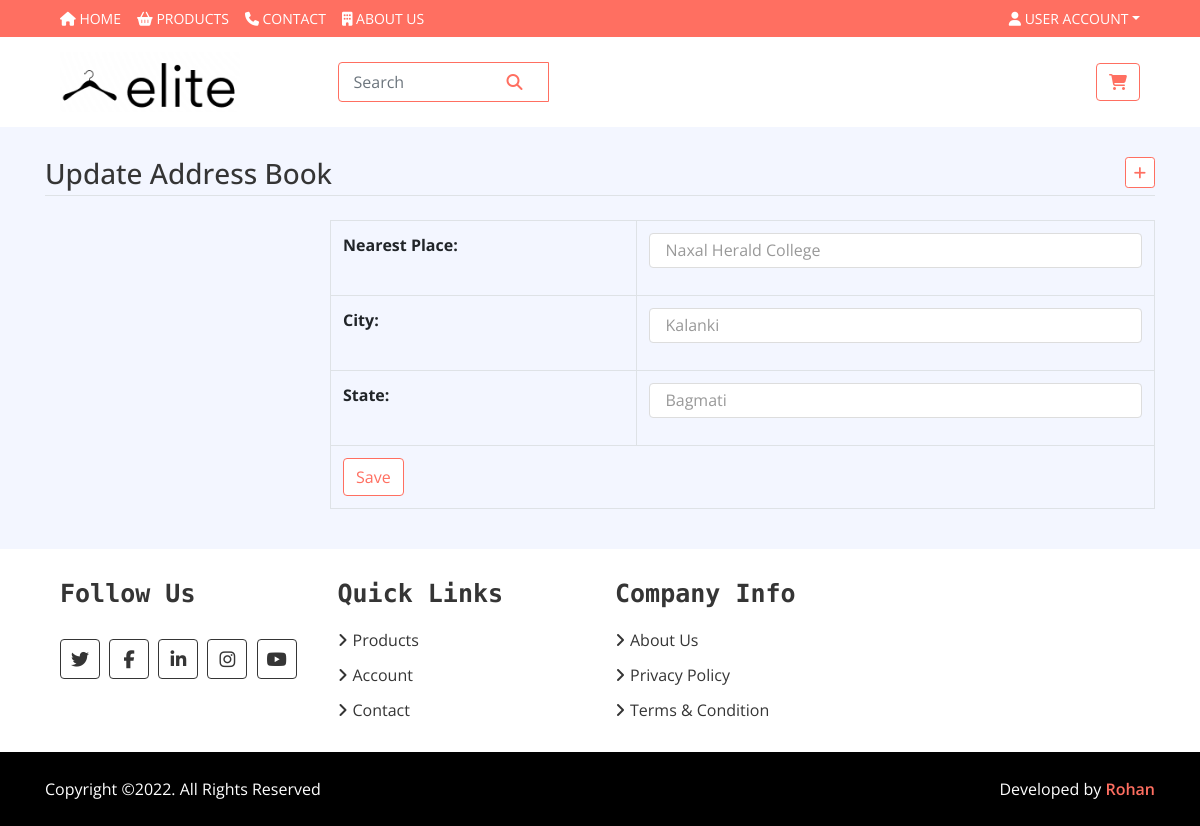
Screenshot of /update-address/4 with the database file from the repository.
### store/models.py (models this page shows, shortened)
class Address(models.Model):
    user = models.ForeignKey(User, verbose_name="User", on_delete=models.CASCADE)
    place = models.CharField(max_length=150, verbose_name="Nearest Place")
    city = models.CharField(max_length=150, verbose_name="City")
    state = models.CharField(max_length=150, verbose_name="State")
    class Meta:
        verbose_name_plural='Addresses'

### store/views.py (the view, shortened to what this page needs)
# urls.py: path('update-address/<int:id>',views.update_address, name='update-address'),
def update_address(request,id):
    address=Address.objects.get(pk=id)
    form=AddressForm(instance=address)
    return render(request, 'accounts/update-address.html',{'form':form})

### store/forms.py
class AddressForm(forms.ModelForm):
    class Meta:
        model = Address
        fields = ['place', 'city', 'state']
        widgets = {'place':forms.TextInput(attrs={'class':'form-control', 'placeholder':'Nearest Places'}), 'city':forms.TextInput(attrs={'class':'form-control', 'placeholder':'City'}), 'state':forms.TextInput(attrs={'class':'form-control', 'placeholder':'State or Province'})}

### templates/accounts/update-address.html (shortened to what this page needs)
{% extends 'base.html' %}
{% load static %}
{% block content %}
<main class="container my-4">
	<h3 class="my-4 border-bottom pb-1">Update Address Book <a href="{% url 'add-address' %}" class="float-right btn btn-sm btn-success"><i class="fa fa-plus"></i></a></h3>
	<div class="row">
		<div class="col-md-3">
		</div>
		<div class="col-md-9">
			<table class="table table-bordered">
				<form method="post">
					{{form.as_table}}
					<tr>
						<td colspan="2">
							<input type="submit" value="Save" class="btn btn-primary" />
						</td>
					</tr>
				</form>
			</table>
		</div>
	</div>
</main>
{% endblock %}

### static/css/style.css (style rules this page uses)
body { color: #353535; font-family: 'Open Sans', sans-serif; font-weight: 400; background: #f3f6ff; }
a { color: #FF6F61; }
.form-control, .custom-select { width: 100%; height: 35px; padding: 0 15px; color: #999999; border: 1px solid #dddddd; margin-bottom: 15px }
.btn { color: #FF6F61; background: #ffffff; border: 1px solid #FF6F61; }

### rows the page displays
Address: place "Naxal Herald College", city "Kalanki", state "Bagmati"
